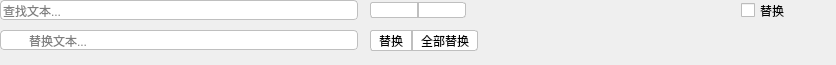
<?xml version="1.0" encoding="UTF-8"?>
<ui version="4.0">
 <class>QPlainTextEditSearchWidget</class>
 <widget class="QWidget" name="QPlainTextEditSearchWidget">
  <property name="geometry">
   <rect>
    <x>0</x>
    <y>0</y>
    <width>836</width>
    <height>65</height>
   </rect>
  </property>
  <property name="minimumSize">
   <size>
    <width>0</width>
    <height>0</height>
   </size>
  </property>
  <property name="autoFillBackground">
   <bool>true</bool>
  </property>
  <property name="styleSheet">
   <string notr="true">

QLineEdit#searchLineEdit {
  border-radius: 4px;
  border: 0.5px solid rgb(191, 191, 191);
  font-size: 12px;
  padding: 2 2 2 0;
  height: 14px;
}

QLineEdit#replaceLineEdit {
  border-radius: 4px;
  border: 0.5px solid rgb(191, 191, 191);
  font-size: 12px;
  padding: 2 2 2 26;
  height: 14px;
}

QPushButton#searchDownButton {
  background-color: #ffffff;
  border: 0.5px solid rgb(191, 191, 191);
  border-top-left-radius: 3px;
  border-bottom-left-radius: 3px;
}

QPushButton#searchUpButton {
  background-color: #ffffff;
  border: 0.5px solid rgb(191, 191, 191);
  border-top-right-radius: 3px;
  border-bottom-right-radius: 3px;
}

QPushButton#replaceButton {
  background-color: #ffffff;
  border: 0.5px solid rgb(191, 191, 191);
  border-top-left-radius: 3px;
  border-bottom-left-radius: 3px;
  font-size: 12px;
  padding: 2 8 2 8;
}

QPushButton#replaceAllButton {
  background-color: #ffffff;
  border: 0.5px solid rgb(191, 191, 191);
  border-top-right-radius: 3px;
  border-bottom-right-radius: 3px;
  font-size: 12px;
  padding: 2 8 2 8;
}

QPushButton#searchDownButton:pressed,
QPushButton#searchUpButton:pressed,
QPushButton#replaceButton:pressed,
QPushButton#replaceAllButton:pressed {
    background-color: qlineargradient(x1: 0, y1: 0, x2: 0, y2: 1,stop: 0 #dadbde, stop: 1 #f6f7fa);
}

</string>
  </property>
  <layout class="QGridLayout" name="gridLayout">
   <property name="leftMargin">
    <number>0</number>
   </property>
   <property name="topMargin">
    <number>0</number>
   </property>
   <property name="rightMargin">
    <number>0</number>
   </property>
   <property name="bottomMargin">
    <number>8</number>
   </property>
   <property name="horizontalSpacing">
    <number>0</number>
   </property>
   <property name="verticalSpacing">
    <number>4</number>
   </property>
   <item row="0" column="1">
    <widget class="QFrame" name="actionFrame">
     <property name="minimumSize">
      <size>
       <width>0</width>
       <height>21</height>
      </size>
     </property>
     <property name="maximumSize">
      <size>
       <width>16777215</width>
       <height>21</height>
      </size>
     </property>
     <layout class="QHBoxLayout" name="horizontalLayout_2">
      <property name="spacing">
       <number>0</number>
      </property>
      <property name="leftMargin">
       <number>12</number>
      </property>
      <property name="topMargin">
       <number>0</number>
      </property>
      <property name="rightMargin">
       <number>0</number>
      </property>
      <property name="bottomMargin">
       <number>0</number>
      </property>
      <item>
       <widget class="QPushButton" name="searchDownButton">
        <property name="minimumSize">
         <size>
          <width>48</width>
          <height>0</height>
         </size>
        </property>
        <property name="maximumSize">
         <size>
          <width>48</width>
          <height>16777215</height>
         </size>
        </property>
        <property name="toolTip">
         <string>search forward</string>
        </property>
        <property name="text">
         <string/>
        </property>
        <property name="icon">
         <iconset theme="go-bottom" resource="media.qrc">
          <normaloff>:/media/go-bottom.svg</normaloff>:/media/go-bottom.svg</iconset>
        </property>
        <property name="flat">
         <bool>true</bool>
        </property>
       </widget>
      </item>
      <item>
       <widget class="QPushButton" name="searchUpButton">
        <property name="minimumSize">
         <size>
          <width>48</width>
          <height>0</height>
         </size>
        </property>
        <property name="maximumSize">
         <size>
          <width>48</width>
          <height>16777215</height>
         </size>
        </property>
        <property name="toolTip">
         <string>search backward</string>
        </property>
        <property name="text">
         <string/>
        </property>
        <property name="icon">
         <iconset theme="go-top" resource="media.qrc">
          <normaloff>:/media/go-top.svg</normaloff>:/media/go-top.svg</iconset>
        </property>
        <property name="default">
         <bool>false</bool>
        </property>
        <property name="flat">
         <bool>true</bool>
        </property>
       </widget>
      </item>
      <item>
       <widget class="QWidget" name="widget" native="true"/>
      </item>
     </layout>
    </widget>
   </item>
   <item row="0" column="2">
    <widget class="QFrame" name="closeFrame">
     <property name="minimumSize">
      <size>
       <width>0</width>
       <height>21</height>
      </size>
     </property>
     <property name="maximumSize">
      <size>
       <width>16777215</width>
       <height>21</height>
      </size>
     </property>
     <layout class="QHBoxLayout" name="horizontalLayout_3">
      <property name="spacing">
       <number>-1</number>
      </property>
      <property name="leftMargin">
       <number>12</number>
      </property>
      <property name="topMargin">
       <number>0</number>
      </property>
      <property name="rightMargin">
       <number>0</number>
      </property>
      <property name="bottomMargin">
       <number>0</number>
      </property>
      <item>
       <spacer name="horizontalSpacer_2">
        <property name="orientation">
         <enum>Qt::Horizontal</enum>
        </property>
        <property name="sizeHint" stdset="0">
         <size>
          <width>218</width>
          <height>20</height>
         </size>
        </property>
       </spacer>
      </item>
      <item>
       <widget class="QCheckBox" name="replaceToggleCheckBox">
        <property name="text">
         <string>替换</string>
        </property>
       </widget>
      </item>
      <item>
       <widget class="QPushButton" name="closeButton">
        <property name="toolTip">
         <string>close search</string>
        </property>
        <property name="text">
         <string/>
        </property>
        <property name="icon">
         <iconset theme="window-close" resource="media.qrc">
          <normaloff>:/media/window-close.svg</normaloff>:/media/window-close.svg</iconset>
        </property>
        <property name="flat">
         <bool>true</bool>
        </property>
       </widget>
      </item>
     </layout>
    </widget>
   </item>
   <item row="1" column="1">
    <widget class="QFrame" name="buttonFrame">
     <property name="minimumSize">
      <size>
       <width>0</width>
       <height>21</height>
      </size>
     </property>
     <property name="maximumSize">
      <size>
       <width>16777215</width>
       <height>21</height>
      </size>
     </property>
     <property name="frameShape">
      <enum>QFrame::NoFrame</enum>
     </property>
     <layout class="QHBoxLayout" name="horizontalLayout">
      <property name="spacing">
       <number>0</number>
      </property>
      <property name="sizeConstraint">
       <enum>QLayout::SetDefaultConstraint</enum>
      </property>
      <property name="leftMargin">
       <number>12</number>
      </property>
      <property name="topMargin">
       <number>0</number>
      </property>
      <property name="rightMargin">
       <number>0</number>
      </property>
      <property name="bottomMargin">
       <number>0</number>
      </property>
      <item>
       <widget class="QPushButton" name="replaceButton">
        <property name="text">
         <string>替换</string>
        </property>
        <property name="flat">
         <bool>true</bool>
        </property>
       </widget>
      </item>
      <item>
       <widget class="QPushButton" name="replaceAllButton">
        <property name="text">
         <string>全部替换</string>
        </property>
        <property name="flat">
         <bool>true</bool>
        </property>
       </widget>
      </item>
     </layout>
    </widget>
   </item>
   <item row="1" column="2">
    <spacer name="verticalSpacer">
     <property name="orientation">
      <enum>Qt::Vertical</enum>
     </property>
     <property name="sizeHint" stdset="0">
      <size>
       <width>20</width>
       <height>25</height>
      </size>
     </property>
    </spacer>
   </item>
   <item row="0" column="0">
    <widget class="QFrame" name="searchFrame">
     <property name="minimumSize">
      <size>
       <width>0</width>
       <height>21</height>
      </size>
     </property>
     <property name="maximumSize">
      <size>
       <width>16777215</width>
       <height>21</height>
      </size>
     </property>
     <layout class="QHBoxLayout" name="horizontalLayout_4">
      <property name="spacing">
       <number>0</number>
      </property>
      <property name="leftMargin">
       <number>0</number>
      </property>
      <property name="topMargin">
       <number>0</number>
      </property>
      <property name="rightMargin">
       <number>0</number>
      </property>
      <property name="bottomMargin">
       <number>0</number>
      </property>
      <item>
       <widget class="QLineEdit" name="searchLineEdit">
        <property name="minimumSize">
         <size>
          <width>64</width>
          <height>0</height>
         </size>
        </property>
        <property name="maximumSize">
         <size>
          <width>16777215</width>
          <height>16777215</height>
         </size>
        </property>
        <property name="contextMenuPolicy">
         <enum>Qt::DefaultContextMenu</enum>
        </property>
        <property name="placeholderText">
         <string>查找文本...</string>
        </property>
       </widget>
      </item>
     </layout>
    </widget>
   </item>
   <item row="1" column="0">
    <widget class="QFrame" name="replaceFrame">
     <property name="minimumSize">
      <size>
       <width>0</width>
       <height>21</height>
      </size>
     </property>
     <property name="maximumSize">
      <size>
       <width>16777215</width>
       <height>21</height>
      </size>
     </property>
     <layout class="QVBoxLayout" name="verticalLayout_2">
      <property name="spacing">
       <number>0</number>
      </property>
      <property name="leftMargin">
       <number>0</number>
      </property>
      <property name="topMargin">
       <number>0</number>
      </property>
      <property name="rightMargin">
       <number>0</number>
      </property>
      <property name="bottomMargin">
       <number>0</number>
      </property>
      <item>
       <widget class="QLineEdit" name="replaceLineEdit">
        <property name="minimumSize">
         <size>
          <width>64</width>
          <height>0</height>
         </size>
        </property>
        <property name="maximumSize">
         <size>
          <width>16777215</width>
          <height>16777215</height>
         </size>
        </property>
        <property name="placeholderText">
         <string>替换文本...</string>
        </property>
       </widget>
      </item>
     </layout>
    </widget>
   </item>
  </layout>
 </widget>
 <tabstops>
  <tabstop>searchLineEdit</tabstop>
  <tabstop>replaceLineEdit</tabstop>
  <tabstop>replaceButton</tabstop>
  <tabstop>replaceAllButton</tabstop>
  <tabstop>searchDownButton</tabstop>
  <tabstop>searchUpButton</tabstop>
  <tabstop>closeButton</tabstop>
 </tabstops>
 <resources>
  <include location="media.qrc"/>
 </resources>
 <connections/>
</ui>
